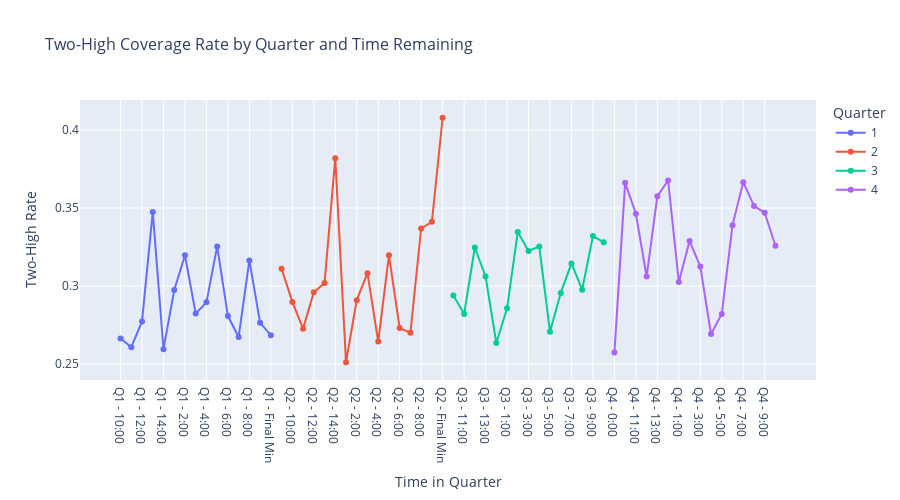

Notebook cell for this chart:
### Code cell
# 1.4: Time Remaining Analysis
pass_plays['Quarter'] = pass_plays['QTR']
pass_plays['Time_Left_Min'] = pass_plays['TimeLeftQTR'] / 60

# Create time buckets
pass_plays['Game_Time'] = pass_plays.apply(
    lambda x: f"Q{x['Quarter']} - {int(x['Time_Left_Min'])}:00" if x['Time_Left_Min'] >= 1 
    else f"Q{x['Quarter']} - <1:00", axis=1
)

# Simplify to quarter and time remaining
pass_plays['Time_Bucket'] = pass_plays.apply(
    lambda x: f"Q{x['Quarter']} - {15-int(x['Time_Left_Min'])}:00" if x['Time_Left_Min'] >= 1 
    else f"Q{x['Quarter']} - Final Min", axis=1
)

time_analysis = pass_plays.groupby(['Quarter', 'Time_Bucket']).agg({
    'is_two_high': ['mean', 'count']
}).reset_index()
time_analysis.columns = ['Quarter', 'Time_Bucket', 'TwoHigh_Rate', 'Play_Count']
time_analysis = time_analysis[time_analysis['Play_Count'] >= 30]

fig = px.line(
    time_analysis,
    x='Time_Bucket',
    y='TwoHigh_Rate',
    color='Quarter',
    markers=True,
    title='Two-High Coverage Rate by Quarter and Time Remaining',
    labels={'TwoHigh_Rate': 'Two-High Rate', 'Time_Bucket': 'Time in Quarter'}
)
fig.update_layout(
    height=500,
    font=dict(size=12),
    title_font_size=16
)
fig.show()

### Figure 1 — Plotly figure (JSON) as saved in the notebook; plotly's stock layout.template omitted (floating-point values rounded to 4 significant figures)
{"data": [{"hovertemplate": "Quarter=1<br>Time in Quarter=%{x}<br>Two-High Rate=%{y}<extra></extra>", "legendgroup": "1", "line": {"color": "#636efa", "dash": "solid"}, "marker": {"symbol": "circle"}, "mode": "lines+markers", "name": "1", "orientation": "v", "showlegend": true, "type": "scatter", "x": ["Q1 - 10:00", "Q1 - 11:00", "Q1 - 12:00", "Q1 - 13:00", "Q1 - 14:00", "Q1 - 1:00", "Q1 - 2:00", "Q1 - 3:00", "Q1 - 4:00", "Q1 - 5:00", "Q1 - 6:00", "Q1 - 7:00", "Q1 - 8:00", "Q1 - 9:00", "Q1 - Final Min"], "xaxis": "x", "y": [0.2664, 0.2609, 0.2774, 0.3475, 0.2595, 0.2975, 0.3197, 0.2824, 0.2896, 0.3254, 0.2808, 0.2674, 0.3165, 0.2764, 0.2685], "yaxis": "y"}, {"hovertemplate": "Quarter=2<br>Time in Quarter=%{x}<br>Two-High Rate=%{y}<extra></extra>", "legendgroup": "2", "line": {"color": "#EF553B", "dash": "solid"}, "marker": {"symbol": "circle"}, "mode": "lines+markers", "name": "2", "orientation": "v", "showlegend": true, "type": "scatter", "x": ["Q2 - 0:00", "Q2 - 10:00", "Q2 - 11:00", "Q2 - 12:00", "Q2 - 13:00", "Q2 - 14:00", "Q2 - 1:00", "Q2 - 2:00", "Q2 - 3:00", "Q2 - 4:00", "Q2 - 5:00", "Q2 - 6:00", "Q2 - 7:00", "Q2 - 8:00", "Q2 - 9:00", "Q2 - Final Min"], "xaxis": "x", "y": [0.3111, 0.2899, 0.2727, 0.296, 0.3019, 0.3819, 0.2512, 0.291, 0.3083, 0.2644, 0.3197, 0.2731, 0.2701, 0.3369, 0.3412, 0.4078], "yaxis": "y"}, {"hovertemplate": "Quarter=3<br>Time in Quarter=%{x}<br>Two-High Rate=%{y}<extra></extra>", "legendgroup": "3", "line": {"color": "#00cc96", "dash": "solid"}, "marker": {"symbol": "circle"}, "mode": "lines+markers", "name": "3", "orientation": "v", "showlegend": true, "type": "scatter", "x": ["Q3 - 10:00", "Q3 - 11:00", "Q3 - 12:00", "Q3 - 13:00", "Q3 - 14:00", "Q3 - 1:00", "Q3 - 2:00", "Q3 - 3:00", "Q3 - 4:00", "Q3 - 5:00", "Q3 - 6:00", "Q3 - 7:00", "Q3 - 8:00", "Q3 - 9:00", "Q3 - Final Min"], "xaxis": "x", "y": [0.2939, 0.2821, 0.3247, 0.3061, 0.2636, 0.2857, 0.3347, 0.3225, 0.3254, 0.2707, 0.2956, 0.3145, 0.2977, 0.3321, 0.3281], "yaxis": "y"}, {"hovertemplate": "Quarter=4<br>Time in Quarter=%{x}<br>Two-High Rate=%{y}<extra></extra>", "legendgroup": "4", "line": {"color": "#ab63fa", "dash": "solid"}, "marker": {"symbol": "circle"}, "mode": "lines+markers", "name": "4", "orientation": "v", "showlegend": true, "type": "scatter", "x": ["Q4 - 0:00", "Q4 - 10:00", "Q4 - 11:00", "Q4 - 12:00", "Q4 - 13:00", "Q4 - 14:00", "Q4 - 1:00", "Q4 - 2:00", "Q4 - 3:00", "Q4 - 4:00", "Q4 - 5:00", "Q4 - 6:00", "Q4 - 7:00", "Q4 - 8:00", "Q4 - 9:00", "Q4 - Final Min"], "xaxis": "x", "y": [0.2574, 0.3662, 0.3463, 0.3061, 0.3576, 0.3676, 0.3026, 0.3289, 0.3125, 0.2692, 0.2821, 0.339, 0.3666, 0.3514, 0.3469, 0.3258], "yaxis": "y"}], "layout": {"font": {"size": 12}, "height": 500, "legend": {"title": {"text": "Quarter"}, "tracegroupgap": 0}, "title": {"font": {"size": 16}, "text": "Two-High Coverage Rate by Quarter and Time Remaining"}, "xaxis": {"anchor": "y", "domain": [0, 1], "title": {"text": "Time in Quarter"}}, "yaxis": {"anchor": "x", "domain": [0, 1], "title": {"text": "Two-High Rate"}}}}
